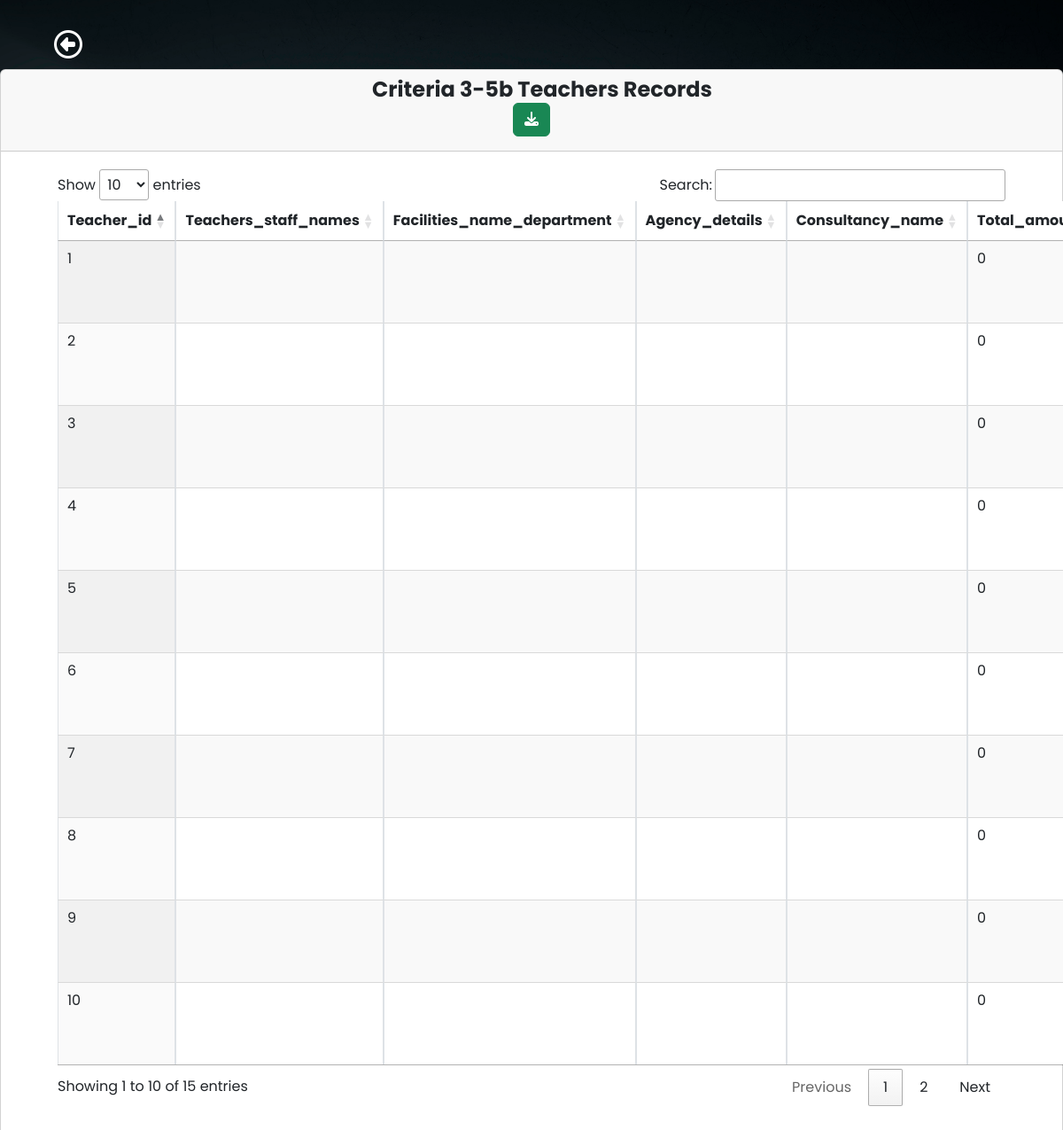
/criteria/criteria3-5b.php, run on the app's committed database.
### tables this page shows
CREATE TABLE `teacherform` (
  `teacher_id` int(10) NOT NULL,
  `teacherName` varchar(100) NOT NULL,
  `pan` varchar(100) NOT NULL,
  `designation` varchar(50) NOT NULL,
  `appointmentYear` int(40) NOT NULL,
  `appointmentNature` varchar(100) NOT NULL,
  `departmentName` varchar(70) NOT NULL,
  `experienceYears` int(10) NOT NULL,
  `stillServing1` varchar(100) NOT NULL,
  `teacherNamePhD` varchar(100) NOT NULL,
  `qualificationYear` varchar(10) NOT NULL,
  `recognizedGuide` varchar(10) NOT NULL,
  `recognitionYear` int(10) NOT NULL,
  `stillServing2` varchar(10) NOT NULL,
  `researchScholar` varchar(100) NOT NULL,
  `registrationYear` int(10) NOT NULL,
  `guideAllotmentLink` date NOT NULL,
  `programmeName` varchar(50) NOT NULL,
  `programmeCode` varchar(50) NOT NULL,
  `semesterYear` varchar(10) NOT NULL,
  `lastExamDate` date NOT NULL,
  `resultDate` date NOT NULL,
  `programCode` varchar(10) NOT NULL,
  `programName` varchar(100) NOT NULL,
  `studentsAppeared` int(100) NOT NULL,
  `studentsPassed` int(100) NOT NULL,
  `teacherNameSeedMoney` varchar(100) NOT NULL,
  `seedAmount` int(10) NOT NULL,
  `yearReceived` int(10) NOT NULL,
  `policyLink` varchar(100) NOT NULL,
  `teacherNameAward` varchar(100) NOT NULL,
  `awardName` varchar(100) NOT NULL,
  `awardYear` int(10) NOT NULL,
  `awardingAgency` varchar(100) NOT NULL,
  `roomName` varchar(255) NOT NULL,
  `ictFacility` varchar(255) NOT NULL,
  `photoLink` varchar(255) NOT NULL,
  `timetable` varchar(255) NOT NULL,
  `year` varchar(10) NOT NULL,
  `budget` int(10) NOT NULL,
  `expenditure` int(10) NOT NULL,
  `totalExpenditure` int(10) NOT NULL,
  `maintenanceAcademic` int(10) NOT NULL,
  `maintenancePhysical` int(10) NOT NULL,
  `module` varchar(255) NOT NULL,
  `platform` varchar(255) NOT NULL,
  `launchDate` date NOT NULL,
  `documentLink` varchar(255) NOT NULL,
  `facility` varchar(255) NOT NULL,
  `developmentFacility` varchar(255) NOT NULL,
  `videoLink` varchar(255) NOT NULL,
  `scheme_name` varchar(255) NOT NULL,
  `gov_students` int(11) NOT NULL,
  `gov_amount` decimal(10,2) NOT NULL,
  `ngo_students` int(11) NOT NULL,
  `ngo_amount` decimal(10,2) NOT NULL,
  `ngo_name` varchar(255) NOT NULL,
  `capacity_programme` varchar(255) NOT NULL,
  `implementationDate` date NOT NULL,
  `enrolledStudents` int(11) NOT NULL,
  `agencies` text NOT NULL,
  `activity_name` varchar(255) NOT NULL,
  `students_attended` int(11) NOT NULL,
  `students_placed` int(11) NOT NULL,
  `eventDate` date NOT NULL,
  `teamIndividual` varchar(255) NOT NULL,
  `competitionLevel` varchar(255) NOT NULL,
  `eventName` varchar(255) NOT NULL,
  `pi_co_pi_name` varchar(255) NOT NULL,
  `funding_agency` varchar(255) NOT NULL,
  `type` varchar(100) NOT NULL,
  `department` varchar(255) NOT NULL,
  `funds_provided` int(10) NOT NULL,
  `duration` varchar(100) NOT NULL,
  `workshop_name` varchar(255) NOT NULL,
  `participants` int(11) NOT NULL,
  `date` varchar(100) NOT NULL,
  `activity_report_link` varchar(255) NOT NULL,
  `author_name` varchar(255) NOT NULL,
  `journal_name` varchar(255) NOT NULL,
  `publication_year` int(11) NOT NULL,
  `issn_number` varchar(255) NOT NULL,
  `journal_website` varchar(255) NOT NULL,
  `article_link` varchar(255) NOT NULL,
  `listing_status` varchar(255) NOT NULL,
  `teacher_consultants` varchar(255) NOT NULL,
  `project_name` varchar(255) NOT NULL,
  `agency_details` varchar(255) NOT NULL,
  `revenue_generated` decimal(10,2) NOT NULL,
  `trainees` int(11) NOT NULL,
  `teachers_staff_names` varchar(255) NOT NULL,
  `facilities_name_department` varchar(255) NOT NULL,
  `consultancy_name` varchar(255) NOT NULL,
  `total_amount_spent` int(10) NOT NULL,
  `organizing_unit` varchar(255) NOT NULL,
  `role` varchar(50) NOT NULL,
  `year_placement` varchar(4) NOT NULL,
  `studentName_placement` varchar(255) NOT NULL,
  `programGraduated_placement` varchar(255) NOT NULL,
  `employerName` varchar(255) NOT NULL,
  `payPackage` varchar(255) NOT NULL,
  `studentName_higher_education` varchar(255) NOT NULL,
  `institutionJoined` varchar(255) NOT NULL,
  `programAdmitted` varchar(255) NOT NULL,
  `e_governance` varchar(255) NOT NULL,
  `conference_name` varchar(255) NOT NULL,
  `conferenceName` varchar(255) NOT NULL,
  `professionalBody` varchar(255) NOT NULL,
  `amount` int(10) NOT NULL,
  `roles` varchar(255) NOT NULL,
  `from_date` date NOT NULL,
  `to_date` date NOT NULL,
  `program_title` varchar(255) NOT NULL
);

### criteria/criteria3-5b.php (the view, shortened to what this page needs)
<?php
require 'dbcon.php';
?>
<!doctype html>
<html lang="en">
<head>
    <link href="https://cdn.jsdelivr.net/npm/bootstrap@5.1.3/dist/css/bootstrap.min.css" rel="stylesheet">
    <link rel="stylesheet" href="https://cdn.datatables.net/1.10.2/css/jquery.dataTables.min.css">
    <link rel="stylesheet" href="https://pro.fontawesome.com/releases/v5.10.0/css/all.css">
    <?php
    include('../students/includes/header1.php');
    ?>
</head>
<body>
    <div class="wrapper">
        <div class="main">
            <nav class="navbar navbar-expand">
                <a href="../criteria/criteria.php" class="btn btn-2xl mx-5 mt-4"><i class="fa-regular fa-circle-left fa-2xl" style="color: #fff;"></i></a>
            </nav>
            <main class="content ">
                <div class=" mb-5">
                    <div class="row">
                        <div class="col-md-12">
                            <div class="card">
                                <div class="card-header">
                                    <h4 class="text-center">&emsp;<b>Criteria 3-5b Teachers Records</b>
                                    <form method="post" action="../excel/Excel copy 19.php">
                                            <button type="submit" class="btn btn-success btn pull-right" name="export_excel"><i class="fas fa-download"></i></button>
                                        </form>
                                    </h4>
                                </div>
                                <div class="card-body m-5 mt-1">
                                    <table id="example" class="display table table-striped table-bordered table-hover" cellspacing="0" width="100%">
                                        <thead>
                                            <tr>
                                                <?php
                                                $query = "SELECT teacher_id,teacher_id, teachers_staff_names,facilities_name_department,agency_details,consultancy_name,total_amount_spent  FROM teacherform LIMIT 1";
                                                $query_run = mysqli_query($conn, $query);
                                                $row = mysqli_fetch_assoc($query_run);
                                                foreach ($row as $key => $value) {
                                                    echo "<th>" . ucfirst($key) . "</th>";
                                                }
                                                ?>
                                            </tr>
                                        </thead>
                                        <tbody>
                                            <?php
                                            $query = "SELECT  teacher_id, teachers_staff_names,facilities_name_department,agency_details,consultancy_name,total_amount_spent FROM teacherform";
                                            $query_run = mysqli_query($conn, $query);
                                            if (mysqli_num_rows($query_run) > 0) {
                                                while ($teacher = mysqli_fetch_assoc($query_run)) {
                                            ?>
                                                    <tr>
                                                        <?php
                                                        foreach ($teacher as $data) {
                                                            echo "<td>" . $data . "</td>";
                                                        }
                                                        ?>
                                                    </tr>
                                            <?php
                                                }
                                            } else {
                                                echo "<tr><td colspan='4'>No Record Found</td></tr>";
                                            }
                                            ?>
                                        </tbody>
                                    </table>
                                </div>
                            </div>
                        </div>
                    </div>
                </div>
            </main>
        </div>
    </div>
</body>
</html>

### students/includes/header1.php (style rules this page uses)
body { font-family: 'Poppins', sans-serif; margin: 0; background-image: url("../img/background-image.jpg"); background-repeat: no-repeat; background-position: center bottom; background-size: cover; }
a { cursor: pointer; text-decoration: none; font-family: 'Poppins', sans-serif; }
.wrapper { align-items: stretch; display: flex; width: 100%; }
.main { display: flex; flex-direction: column; min-height: 100vh; width: 100%; overflow: hidden; transition: all 0.35s ease-in-out; }
.content { flex: 1; max-width: 100vw; width: 100vw; }
@media (min-width:768px) { .content { width: auto; } }

### data on the page
teacherform: teacher_id "1", total_amount_spent "0"
teacherform: teacher_id "2", total_amount_spent "0"
teacherform: teacher_id "3", total_amount_spent "0"
teacherform: teacher_id "4", total_amount_spent "0"
teacherform: teacher_id "5", total_amount_spent "0"
teacherform: teacher_id "6", total_amount_spent "0"
teacherform: teacher_id "7", total_amount_spent "0"
teacherform: teacher_id "8", total_amount_spent "0"
teacherform: teacher_id "9", total_amount_spent "0"
teacherform: teacher_id "10", total_amount_spent "0"

### other printed values
$key "Teacher_id"
$key "Teachers_staff_names"
$key "Facilities_name_department"
$key "Agency_details"
$key "Consultancy_name"
